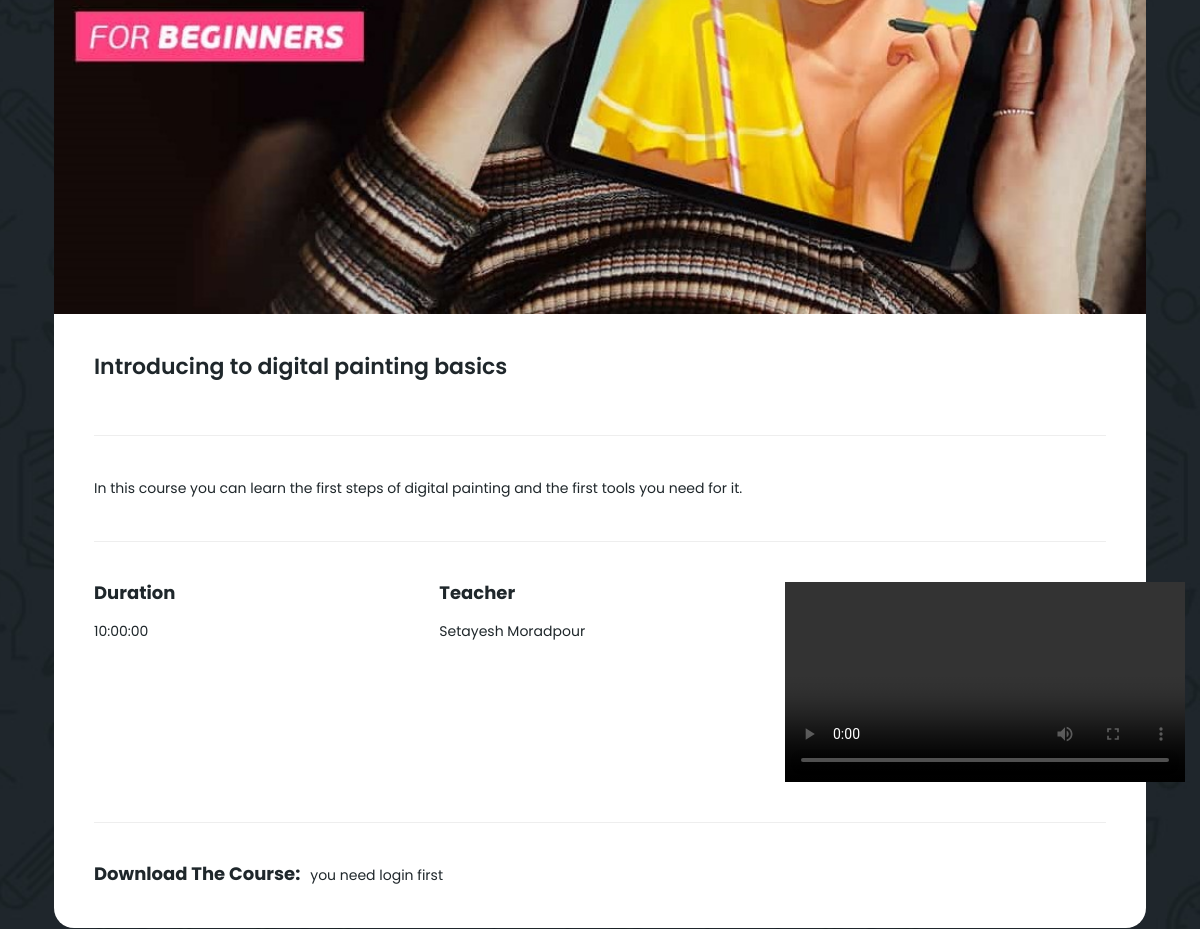
The app's page /course/6/ (middle part), older data.
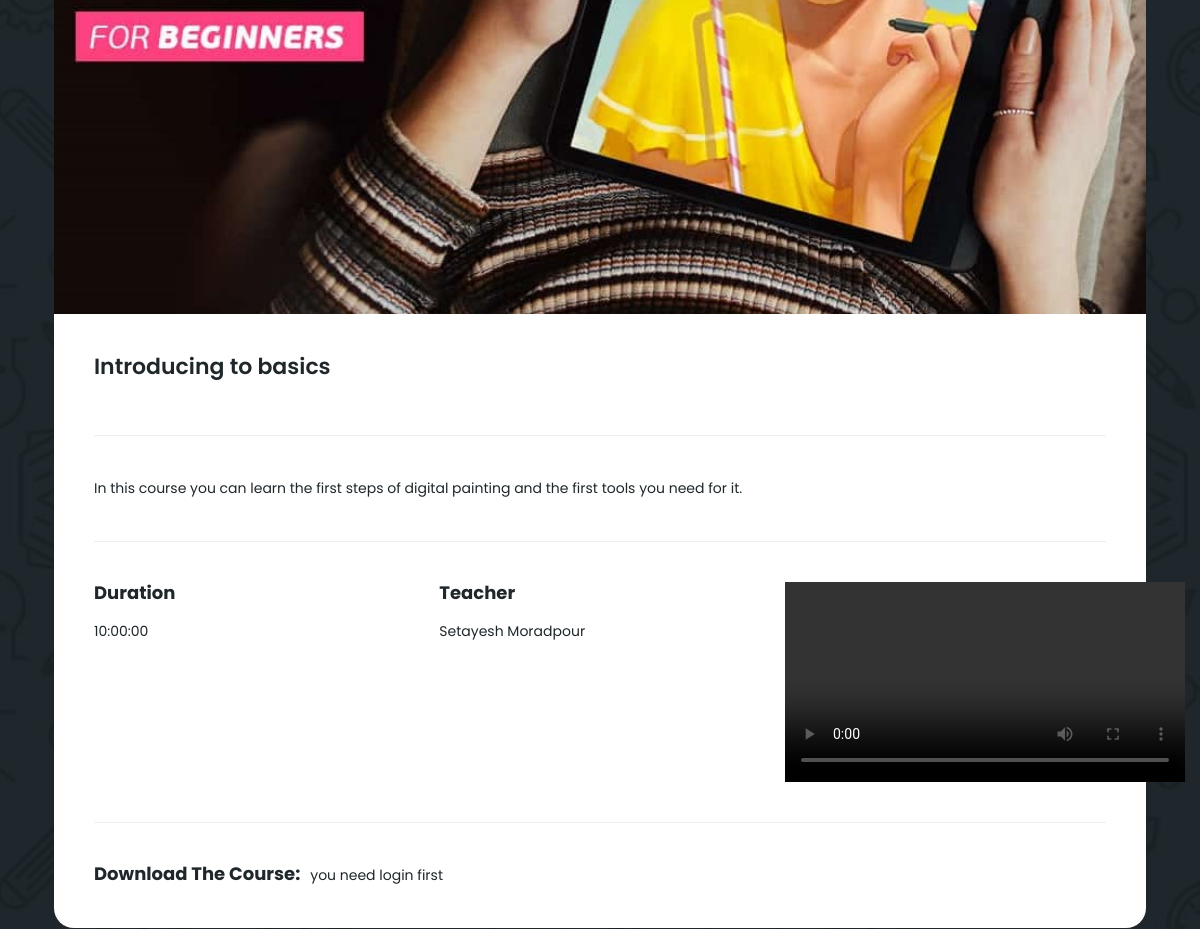
The same page, newer data.
### mainSite/models.py (models this page shows, shortened)
class Course(models.Model):
    name = models.CharField(max_length=100, null=True)
    title = models.CharField(max_length=1000)
    price = models.FloatField(default=0)
    category = models.ManyToManyField(Category, related_name='category')
    subTittel = models.CharField(max_length=200, null=True)
    date_created = models.DateTimeField(auto_now_add=True, null=True)
    datepublished = models.DateTimeField(null=True)
    stutuses = (
        ('d', 'Draft'),
        ('p', 'Published'),
    )
    stutus = models.CharField(max_length=1, choices=stutuses, default='d')
    course_pic = models.ImageField(upload_to='courses/coverPictures/' ,null=True, blank=True)
    duration = models.DurationField(max_length=100, null=True)
    fileZip = models.FileField(
        upload_to='courses/zipFile/', null=True, blank=True)
    dlNumber = models.IntegerField(default=0)
    video = models.FileField(
        upload_to='courses/video/%y', null=True, blank=True)
    class Meta:
        ordering = ["-dlNumber"]

### mainSite/views.py (the view)
# urls.py: path('course/<int:course_id>/', views.courseDetailsView, name="course"),
def courseDetailsView(request,course_id):
    try:
        course=Course.objects.get(id=course_id)
    except Course.DoesNotExist:
        return HttpResponseNotFound("<h1>course dose not exist</h1>")
    if course.stutus == 'd':
        return HttpResponseNotFound("<h1>course dose not published</h1>")
    context={
        "course":course
    }
    return render(request,"course.html",context)

### templates/course.html (shortened to what the changed rows need)
{% extends 'root.html' %}
{% load static %}
{% load widget_tweaks %}
{% load urlfy %}
{% block style %}
<link href="{% static '/assets/css/google-f.css' %}" rel="stylesheet">
<link rel="stylesheet" type="text/css" id="applicationStylesheet" href="{% static '/vendor/bootstrap/css/bootstrap.min.css' %}">
<link rel="stylesheet" type="text/css" id="applicationStylesheet" href="{% static '/assets/css/fontawesome.css' %}">
<link rel="stylesheet" type="text/css" id="applicationStylesheet" href="{% static '/assets/css/templatemo-edu-meeting.css' %}">
<link rel="stylesheet" type="text/css" id="applicationStylesheet" href="{% static '/assets/css/owl.css' %}">
<link rel="stylesheet" type="text/css" id="applicationStylesheet" href="{% static '/assets/css/lightbox.css' %}">
{% endblock %}
{% block content %}
  <section class="meetings-page" id="meetings">
    <div class="container">
      <div class="row">
        <div class="col-lg-12">
          <div class="row">
            <div class="col-lg-12">
              <div class="meeting-single-item">
                <div class="thumb">
                    {% if course.course_pic %}
                    <a href="#"><img src="{{course.course_pic.url}}" alt=""></a>
                    {% else %}
                    <a href="#"><img src="{% static '/assets/images/single-meeting.jpg' %}" alt=""></a>
                    {%endif%}
                </div>
                <div class="down-content">
                  <a href="#"><h4>{{course.title}}</h4></a>
                  <p class="description">
                    {{course.subTittel}}
                       </p>
                  <div class="row">
                    <div class="col-lg-4">
                      <div class="hours">
                        <h5>Duration</h5>
                        <p>{{course.duration}}</p>
                      </div>
                    </div>
                    <div class="col-lg-4">
                    </div>
                    <div class="col-lg-4">
                    </div>
                    <div class="col-lg-12">
                    </div>
                  </div>
                </div>
              </div>
            </div>
          </div>
        </div>
      </div>
    </div>
  </section>
  {% endblock %}

Row changes from the older to the newer data that the page shows:
changed Course: title "Introducing to digital painting basics" → "Introducing to basics"
